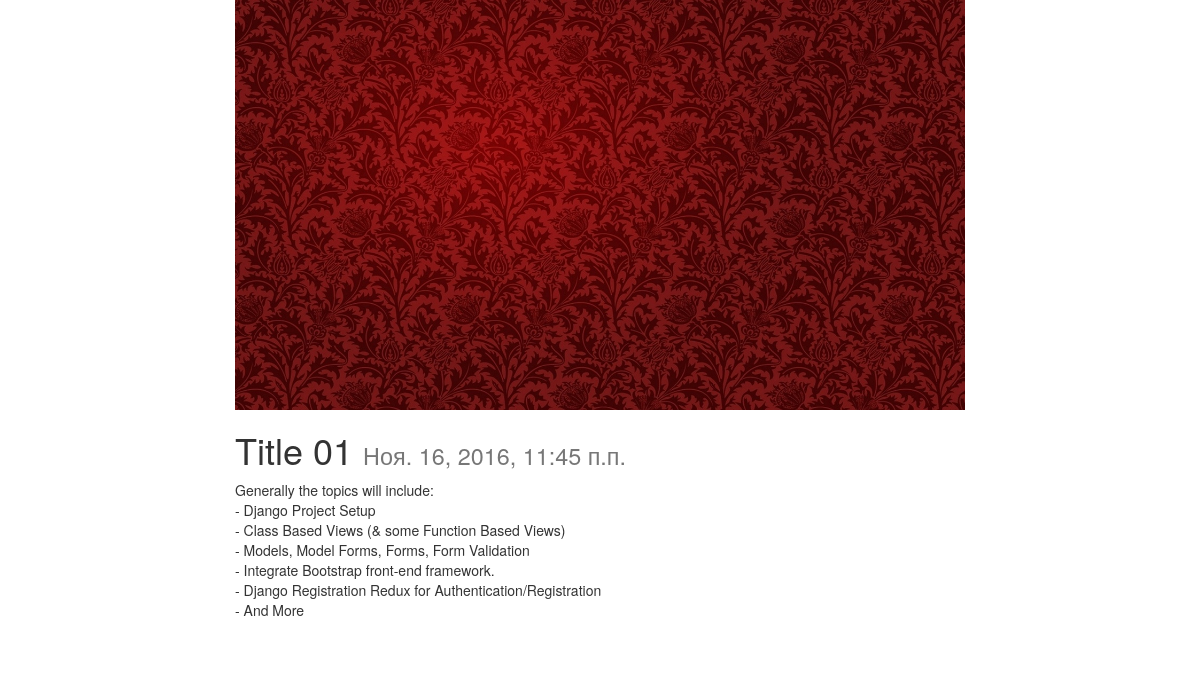
Screenshot of /posts/title-01/ with the database file from the repository.
### posts/models.py (models this page shows, shortened)
class Post(models.Model):
    title = models.CharField(max_length=120, verbose_name='Заголовок')
    slug = models.SlugField(unique=True)
    image = models.ImageField(null=True, blank=True, verbose_name='Изображение')
    content = models.TextField(verbose_name='Контент')
    updated = models.DateTimeField(auto_now=True, auto_now_add=False, verbose_name='Обновлено')
    timestamp = models.DateTimeField(auto_now=False, auto_now_add=True, verbose_name='Создано')
    class Meta:
        verbose_name = 'Статьи'
        verbose_name_plural = 'Статьи'
        ordering = ["-timestamp", "-updated"]

### posts/views.py (the view)
# urls.py: url(r'^(?P<slug>[-\w]+)/$', post_detail, name="detail"),
def post_detail(request, slug=None):
    instance = get_object_or_404(Post, slug=slug)
    context = {
        "instance": instance,
        "title": instance.title
    }
    return render(request, "post_detail.html", context)

### templates/post_detail.html (shortened to what this page needs)
{% extends "base.html" %}
{%block content%}
<div class="col-sm-8 col-sm-offset-2">
	{% if instance.image %}
	<img src="{{ instance.image.url }}" class="img-responsive" />
	{% endif %}
	<h1>{{ title }} <small>{{instance.timestamp}}</small></h1>
		{{instance.content|linebreaks}}<br>
</div>
{%endblock content%}

### templates/base.html (shortened to what this page needs)
{% load staticfiles %}
<!DOCTYPE html>
<html>
<head>
	<link rel="stylesheet" type="text/css" href="{% static 'css/base.css' %}" />
	<link rel="stylesheet" href="https://maxcdn.bootstrapcdn.com/bootstrap/3.3.7/css/bootstrap.min.css">
	<link rel="stylesheet" href="https://maxcdn.bootstrapcdn.com/bootstrap/3.3.7/css/bootstrap-theme.min.css">
</head>
<body>
<div class="container">{% block content %}{%endblock content%}</div>
</body>
</html>

### static/css/base.css (style rules this page uses)
h1 { color: green; }

### rows the page displays
Post: image (picture), title "Title 01", timestamp "Ноя. 16, 2016, 11:45 п.п.", content "Generally the topics will include: - Django Project Setup - Class Based Views (& some Function Based Views) - Models, Model Forms, Forms, Form Validation - Integrate Bootstrap front-end framework. - Django Registration Redux for Authentication/Registration - And More"
